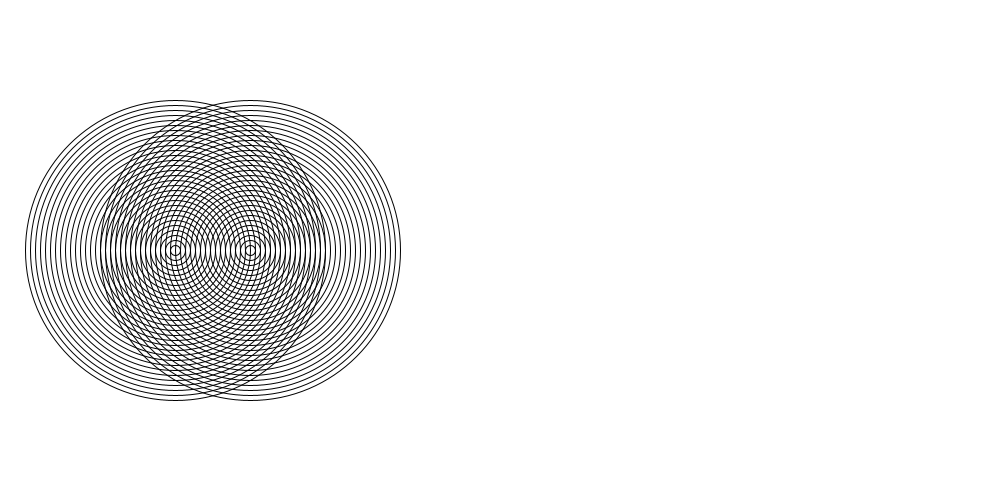
Frame 1 (no input)
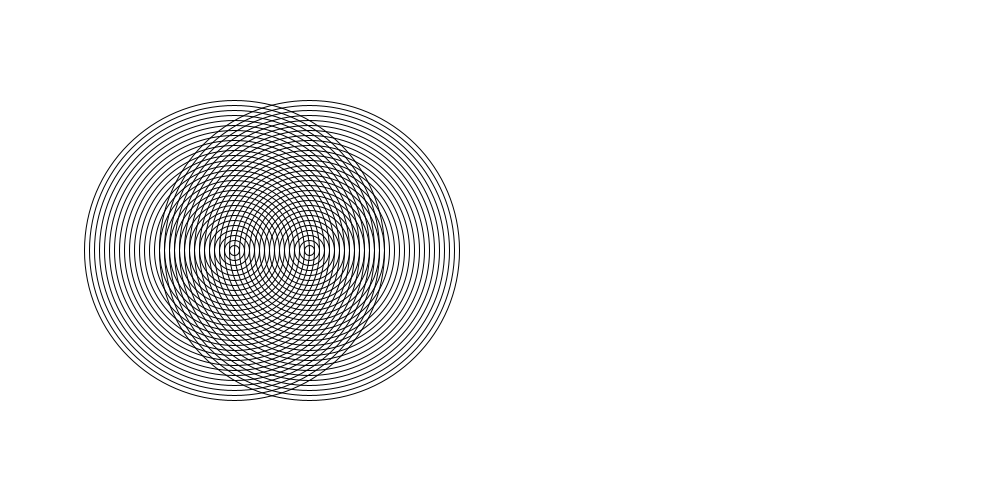
Frame 60 (the mouse pressed at the canvas centre just before this capture)
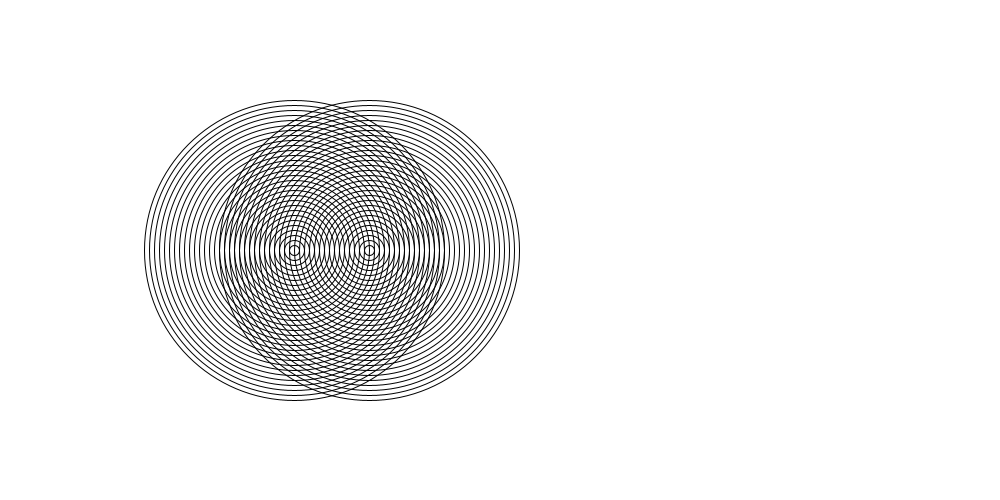
Frame 120 (the mouse held since frame 60 and released just before this capture)

The Processing sketch that drew these frames (run headless with seeded random() and noise(); from frame 60 on, the mouse is pressed at the canvas centre):

// Processing sketch: amazing_rings
// ── amazing_rings.pde
Ring Ring1;
Ring Ring2;

void setup(){
  Ring1 = new Ring();
  Ring2 = new Ring();
  size(1000, 500);
}

int x1 = 250;
int x2 = 175;
Boolean fob = true;
Boolean fob1 = false;
void draw(){
  background(255);
  Ring1.run(x1);
  Ring2.run(x2);
  if (x1 == 1000){
    fob = false;
  }else if (x1 == 0){
    fob = true;
  }
  if (fob == true){
    x1++;
  }else if (fob == false){
    x1--;
  }
  
  if (x2 == 0){
    fob1 = true;
  }else if (x2 == 1000){
    fob1 = false;
  }
  if (fob1 == false){
    x2++;
  }else if (fob1 == true){
    x2--;
  }
}

// ── Ring.pde
class Ring{
  void run(int x){
    int size = 10;
    for(int i = 0; i < 30; i++){
      noFill();
      stroke(0, 0, 0);
      ellipse(x, 250, size, size);
      size = size + 10;
    }
  }
}
